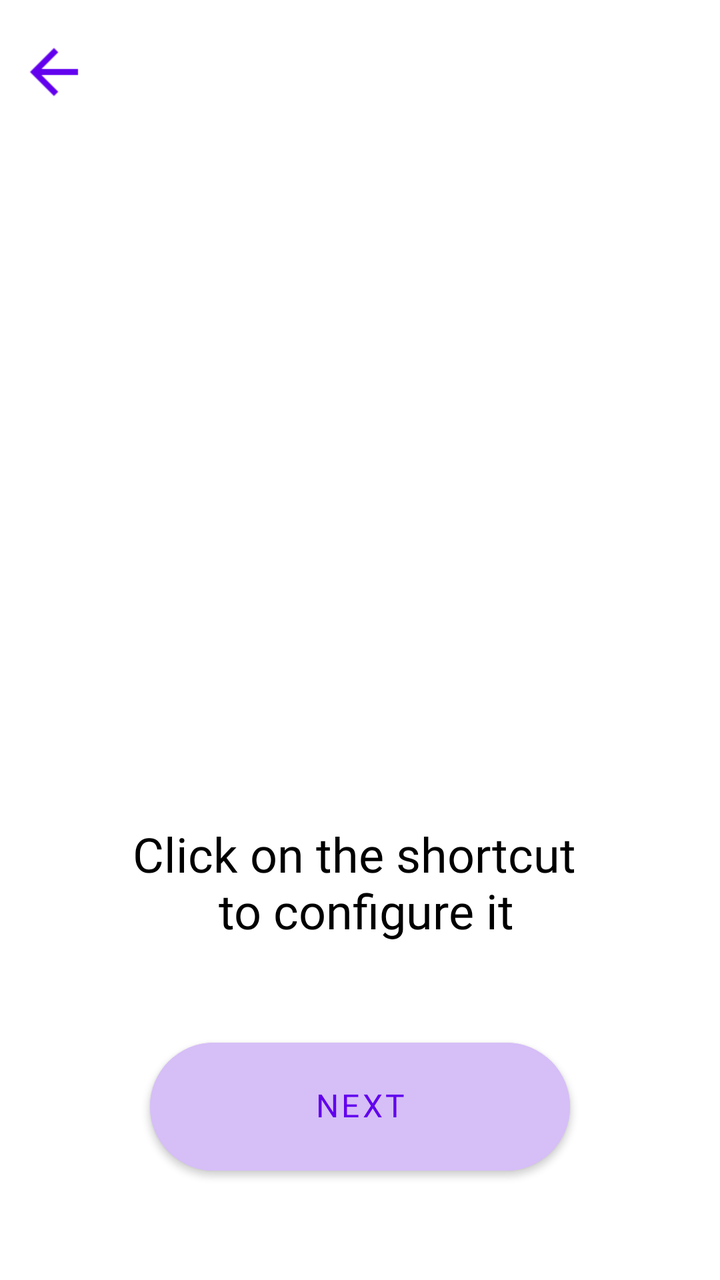
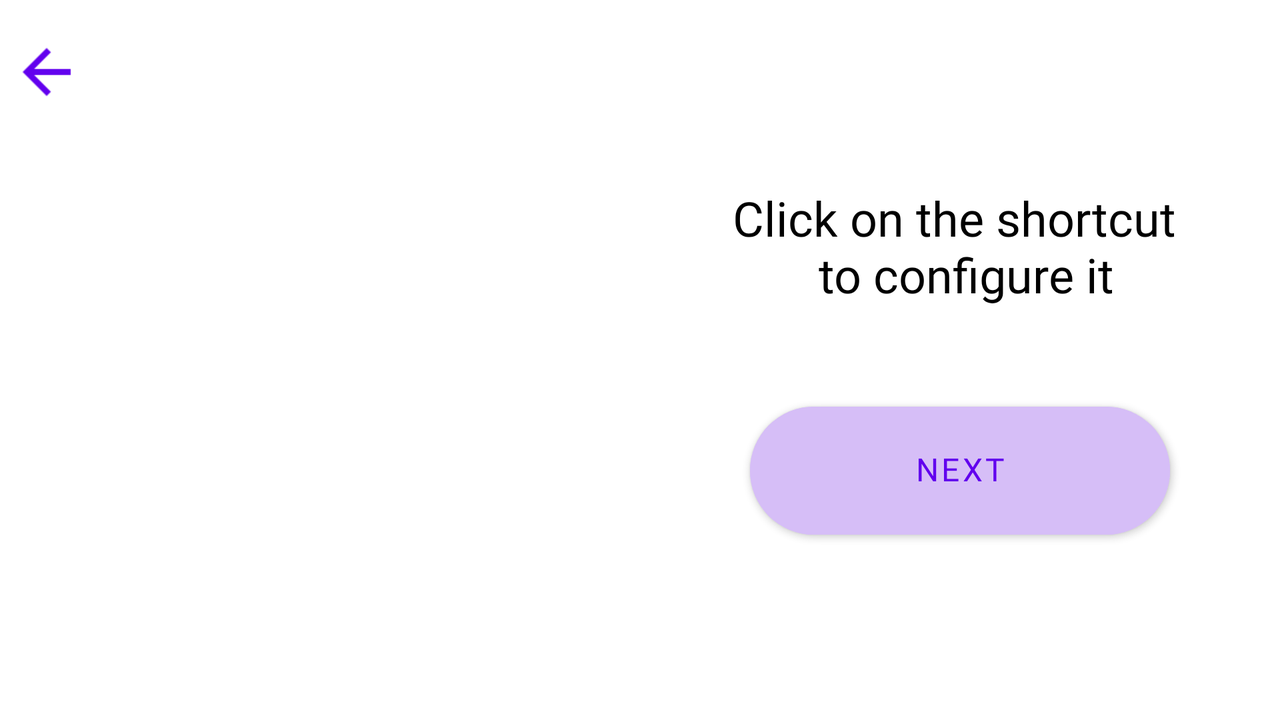

Compare how this app lays out the same screen by default and in its alternative resource folder. The renders come first, then the two layout files and the values they reference.
<!-- AndroidManifest.xml: application theme ElementaryLauncherTheme -->
<!-- res/layout/fragment_actions_pick_screen.xml -->
<?xml version="1.0" encoding="utf-8"?>

<androidx.constraintlayout.widget.ConstraintLayout xmlns:android="http://schemas.android.com/apk/res/android"
    xmlns:app="http://schemas.android.com/apk/res-auto"
    android:layout_width="match_parent"
    android:layout_height="match_parent"
    android:background="@color/backgroundColor">

    <ImageButton
        android:id="@+id/backButton"
        android:layout_width="40dp"
        android:layout_height="40dp"
        android:layout_marginTop="16dp"
        android:background="?android:attr/actionBarItemBackground"
        android:backgroundTint="#00FFFFFF"
        android:contentDescription="@string/backButtonContentDescription"
        android:scaleType="center"
        android:scaleX="1.5"
        android:scaleY="1.5"
        app:layout_constraintEnd_toStartOf="@+id/actionsPickingRecycler"
        app:layout_constraintStart_toStartOf="parent"
        app:layout_constraintTop_toTopOf="parent"
        app:srcCompat="@drawable/ic_back"
        app:tint="@color/backButtonBackgroundColor" />

    <androidx.recyclerview.widget.RecyclerView
        android:id="@+id/actionsPickingRecycler"
        android:layout_width="0dp"
        android:layout_height="wrap_content"
        android:layout_marginTop="16dp"
        android:maxHeight="0dp"
        android:overScrollMode="never"
        android:scrollbars="vertical"
        app:layout_constraintBottom_toTopOf="@+id/actionsPickHint"
        app:layout_constraintEnd_toEndOf="parent"
        app:layout_constraintHeight_percent="0.6"
        app:layout_constraintStart_toStartOf="parent"
        app:layout_constraintTop_toTopOf="parent"
        app:layout_constraintVertical_bias="0.49"
        app:layout_constraintWidth_percent="0.7" />

    <androidx.constraintlayout.widget.Guideline
        android:id="@+id/halfScreenGuideline"
        android:layout_width="wrap_content"
        android:layout_height="wrap_content"
        android:orientation="horizontal"
        app:layout_constraintGuide_percent="0.55" />

    <TextView
        android:id="@+id/actionsPickHint"
        android:layout_width="wrap_content"
        android:layout_height="wrap_content"
        android:layout_marginTop="4dp"
        android:layout_marginBottom="44dp"
        android:fontFamily="@font/manrope_semibold"
        android:text="@string/chooseActionsForHomeScreenText"
        android:textAlignment="center"
        android:textColor="@color/textColor"
        android:textSize="24sp"
        app:layout_constraintBottom_toTopOf="@+id/nextButton"
        app:layout_constraintEnd_toEndOf="parent"
        app:layout_constraintStart_toStartOf="parent"
        app:layout_constraintTop_toTopOf="@+id/halfScreenGuideline"
        app:layout_constraintVertical_chainStyle="packed" />

    <Button
        android:id="@+id/nextButton"
        android:layout_width="210dp"
        android:layout_height="wrap_content"
        android:layout_marginTop="6dp"
        android:backgroundTint="@color/nextButtonBackgroundColor"
        android:fontFamily="@font/manrope_medium"
        android:includeFontPadding="false"
        android:insetTop="0dp"
        android:insetBottom="0dp"
        android:maxHeight="90dp"
        android:minHeight="64dp"
        android:text="@string/nextButtonText"
        android:textColor="@color/nextButtonTextColor"
        android:textSize="16sp"
        app:cornerRadius="80dp"
        app:layout_constraintBottom_toBottomOf="parent"
        app:layout_constraintEnd_toEndOf="parent"
        app:layout_constraintStart_toStartOf="parent"
        app:layout_constraintTop_toBottomOf="@+id/actionsPickHint" />

</androidx.constraintlayout.widget.ConstraintLayout>
<!-- resources referenced by this layout -->
<resources>
  <color name="backButtonBackgroundColor">@color/purple500</color>
  <color name="backgroundColor">@color/white</color>
  <color name="nextButtonBackgroundColor">@color/purple200</color>
  <color name="nextButtonTextColor">@color/purple500</color>
  <color name="textColor">@color/black</color>
  <!-- drawable ic_back (drawable) -->
  <vector android:autoMirrored="true" android:height="24dp"
      android:tint="#ADADAD" android:viewportHeight="24"
      android:viewportWidth="24" android:width="24dp" xmlns:android="http://schemas.android.com/apk/res/android">
      <path android:fillColor="@android:color/white" android:pathData="M20,11H7.83l5.59,-5.59L12,4l-8,8 8,8 1.41,-1.41L7.83,13H20v-2z"/>
  </vector>
  <string name="backButtonContentDescription">Back</string>
  <string name="chooseActionsForHomeScreenText">Click on the shortcut \n to configure it</string>
  <string name="nextButtonText">Next</string>
  <style name="ElementaryLauncherTheme" parent="Theme.MaterialComponents.Light.NoActionBar">
          <item name="colorPrimary">@color/purple500</item>
          <item name="colorPrimaryVariant">@color/purple700</item>
          <item name="colorOnPrimary">@color/white</item>
          <item name="colorOnSecondary">@color/black</item>
          <item name="android:statusBarColor">?attr/colorPrimaryVariant</item>
      </style>
  <color name="purple500">#FF6200EE</color>
  <color name="white">#FFFFFFFF</color>
  <color name="purple200">#D6BEF7</color>
  <color name="black">#FF000000</color>
  <color name="purple700">#FF3700B3</color>
</resources>
<!-- res/layout-land/fragment_actions_pick_screen.xml (the repository's variant of the layout above) -->
<!-- drawn on the phone turned sideways -->
<?xml version="1.0" encoding="utf-8"?>

<androidx.constraintlayout.widget.ConstraintLayout xmlns:android="http://schemas.android.com/apk/res/android"
    xmlns:app="http://schemas.android.com/apk/res-auto"
    android:layout_width="match_parent"
    android:layout_height="match_parent"
    android:background="@color/backgroundColor">

    <ImageButton
        android:id="@+id/backButton"
        android:layout_width="40dp"
        android:layout_height="40dp"
        android:layout_marginTop="16dp"
        android:background="?android:attr/actionBarItemBackground"
        android:backgroundTint="#00FFFFFF"
        android:contentDescription="@string/backButtonContentDescription"
        android:scaleType="center"
        android:scaleX="1.5"
        android:scaleY="1.5"
        app:layout_constraintEnd_toStartOf="@+id/actionsPickingRecycler"
        app:layout_constraintHorizontal_bias="0.3"
        app:layout_constraintStart_toStartOf="parent"
        app:layout_constraintTop_toTopOf="parent"
        app:srcCompat="@drawable/ic_back"
        app:tint="@color/backButtonBackgroundColor" />

    <androidx.recyclerview.widget.RecyclerView
        android:id="@+id/actionsPickingRecycler"
        android:layout_width="0dp"
        android:layout_height="wrap_content"
        android:maxHeight="0dp"
        android:overScrollMode="never"
        android:scrollbars="vertical"
        app:layout_constraintBottom_toBottomOf="parent"
        app:layout_constraintEnd_toStartOf="@+id/halfScreenGuideline"
        app:layout_constraintHeight_percent="0.8"
        app:layout_constraintHorizontal_bias="0.8"
        app:layout_constraintStart_toStartOf="parent"
        app:layout_constraintTop_toTopOf="parent"
        app:layout_constraintVertical_bias="0.49"
        app:layout_constraintWidth_percent="0.4" />

    <androidx.constraintlayout.widget.Guideline
        android:id="@+id/halfScreenGuideline"
        android:layout_width="wrap_content"
        android:layout_height="wrap_content"
        android:orientation="vertical"
        app:layout_constraintGuide_percent="0.5" />

    <TextView
        android:id="@+id/actionsPickHint"
        android:layout_width="wrap_content"
        android:layout_height="wrap_content"
        android:layout_marginBottom="44dp"
        android:fontFamily="@font/manrope_semibold"
        android:text="@string/chooseActionsForHomeScreenText"
        android:textAlignment="center"
        android:textColor="@color/textColor"
        android:textSize="24sp"
        app:layout_constraintBottom_toTopOf="@+id/nextButton"
        app:layout_constraintEnd_toEndOf="parent"
        app:layout_constraintStart_toStartOf="@+id/halfScreenGuideline"
        app:layout_constraintTop_toTopOf="parent"
        app:layout_constraintVertical_chainStyle="packed" />

    <Button
        android:id="@+id/nextButton"
        android:layout_width="210dp"
        android:layout_height="wrap_content"
        android:layout_marginTop="6dp"
        android:backgroundTint="@color/nextButtonBackgroundColor"
        android:fontFamily="@font/manrope_medium"
        android:includeFontPadding="false"
        android:insetTop="0dp"
        android:insetBottom="0dp"
        android:maxHeight="90dp"
        android:minHeight="64dp"
        android:text="@string/nextButtonText"
        android:textColor="@color/nextButtonTextColor"
        android:textSize="16sp"
        app:cornerRadius="80dp"
        app:layout_constraintBottom_toBottomOf="parent"
        app:layout_constraintEnd_toEndOf="parent"
        app:layout_constraintStart_toStartOf="@+id/halfScreenGuideline"
        app:layout_constraintTop_toBottomOf="@+id/actionsPickHint" />

</androidx.constraintlayout.widget.ConstraintLayout>
